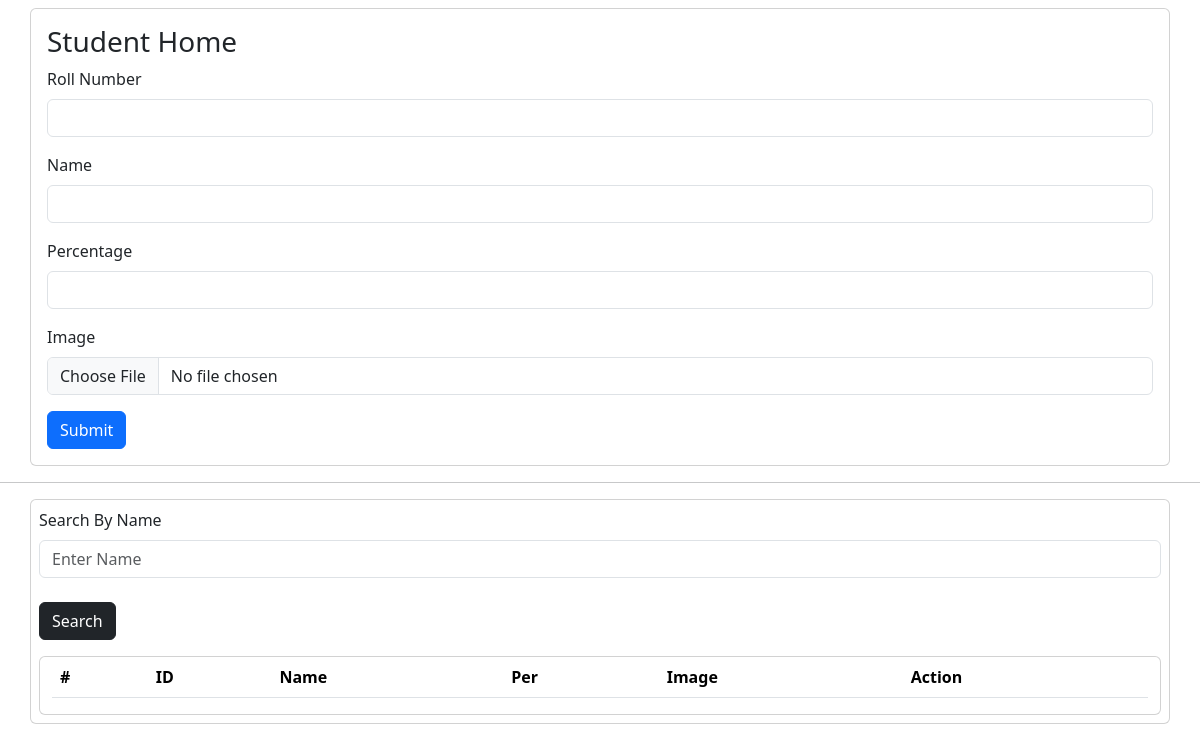
The page /student/ on the database as committed earlier.
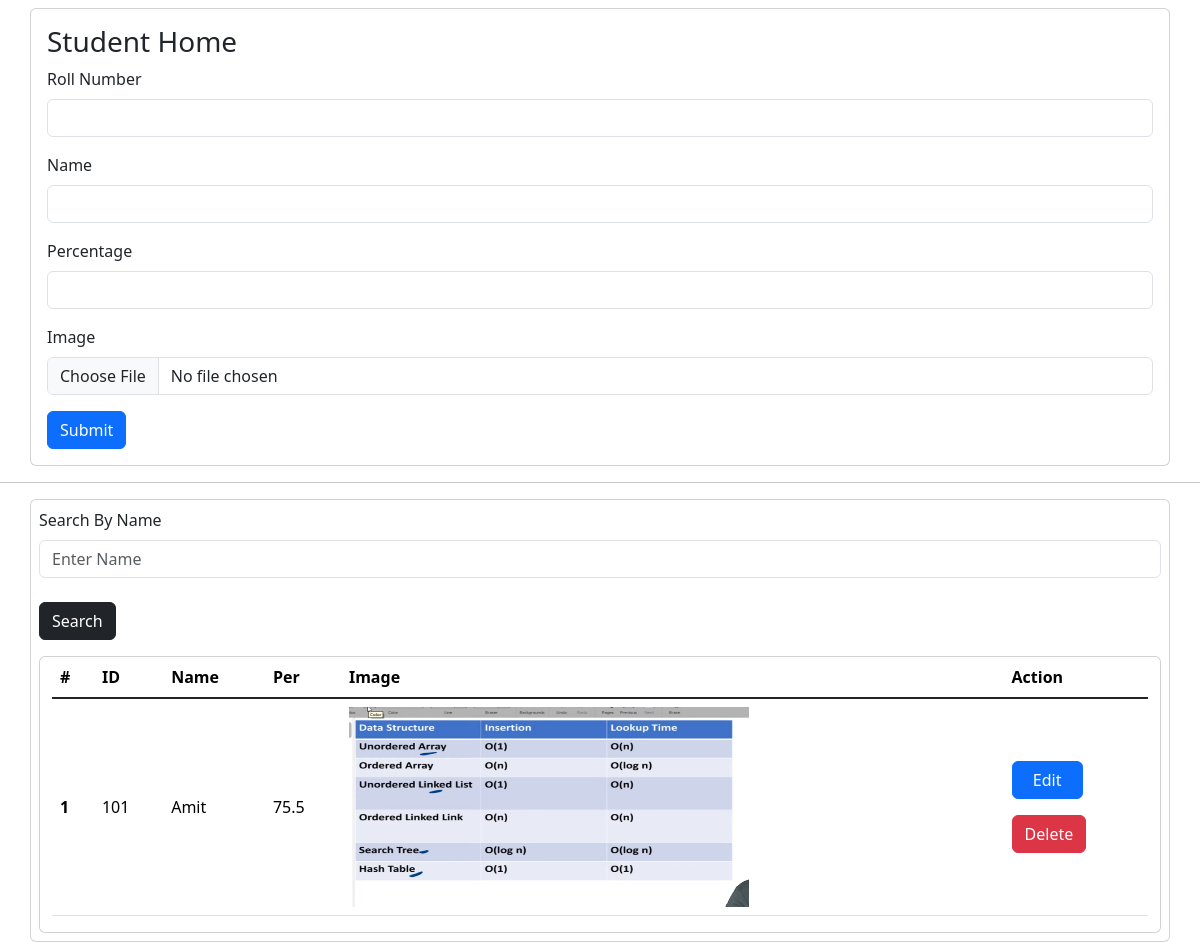
The same page on the database as committed later.
### students/models.py (models this page shows)
class Student(models.Model):
    roll = models.IntegerField()
    stud_name = models.CharField(max_length=100)
    per = models.FloatField()
    photo = models.FileField(upload_to='images')

### students/views.py (the view, shortened to what this page needs)
# urls.py: path("student/", student_home, name="student"),
def student_home(request):
    data = Student.objects.all()
    if request.GET.get('search'):
        data = Student.objects.filter(stud_name__icontains=request.GET.get('search'))
    return render(request, "student.html", context={'data':data})

### students/templates/student.html (shortened to what this page needs)
{% extends "main.html" %}
    {% block AD %}
    <div class="container card p-3 mt-2">
        <h3>Student Home</h3>
        <form method="post" enctype="multipart/form-data">
            <div class="mb-3">
                <label for="exampleInputPassword1" class="form-label">Roll Number</label>
                <input type="text" class="form-control" id="exampleInputPassword1" name="roll">
            </div>
            <div class="mb-3">
                <label for="exampleInputPassword1" class="form-label">Name</label>
                <input type="text" class="form-control" id="exampleInputPassword1" name="name">
            </div>
            <div class="mb-3">
                <label for="exampleInputPassword1" class="form-label">Percentage</label>
                <input type="text" class="form-control" id="exampleInputPassword1" name="per">
            </div>
            <div class="mb-3">
                <label for="exampleInputPassword1" class="form-label">Image</label>
                <input type="file" class="form-control" id="exampleInputPassword1" name="photo">
            </div>
            <button type="submit" class="btn btn-primary">Submit</button>
        </form>
    </div>
    <hr>
    <div class="container card p-2">
        <form>
  <div class="mb-3">
    <label for="exampleInputEmail1" class="form-label">Search By Name</label>
    <input type="text" class="form-control" placeholder="Enter Name" name="search">
    <br>
  <button type="submit" class="btn btn-dark">Search</button>
</form>
    </div>
    <div class="container card">
        <table class="table table-hover align-middle">
  <thead>
    <tr>
      <th scope="col">#</th>
      <th scope="col">ID</th>
      <th scope="col">Name</th>
      <th scope="col">Per</th>
      <th scope="col">Image</th>
      <th scope="col">Action</th>
    </tr>
  </thead>
  <tbody class="table-group-divider">
    {% for i in data %}
    <tr>
      <th scope="row">{{forloop.counter}}</th>
      <td>{{i.roll}}</td>
      <td>{{i.stud_name}}</td>
      <td>{{i.per}}</td>
      <td><img src="/media/{{i.photo}}" alt={{i.photo}} width="400" height="200"></td>
      <td>
        <a href="/edit/{{i.id}}" class="btn btn-primary mb-3">&nbsp; Edit &nbsp;</a> <br>
        <a href="/delete/{{i.id}}" class="btn btn-danger">Delete</a>
      </td>
    </tr>
    {% endfor %}
  </tbody>
</table>
    </div>
    {% endblock %}

Rows that differ between the two databases and show on the page:
added Student: roll "101", stud_name "Amit", per "75.5", photo (picture)
